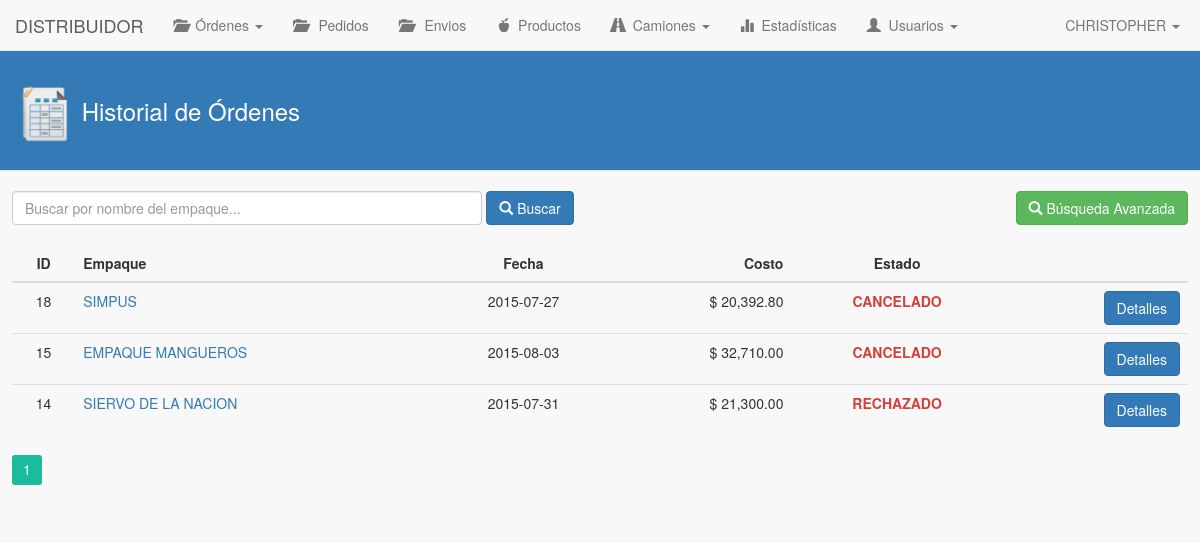
Page /distribuidor/historialOrdenes/index.php (signed in) on the committed database.
### tables this page shows
CREATE TABLE IF NOT EXISTS `usuario_distribuidor` (
  `id_usuario_distribuidor` int(11) NOT NULL AUTO_INCREMENT,
  `nombre_usuario_distribuidor` varchar(100) NOT NULL,
  `apellido_usuario_distribuidor` varchar(100) NOT NULL,
  `direccion_usuario_distribuidor` text NOT NULL,
  `telefono_usuario_distribuidor` varchar(20) NOT NULL,
  `entradas` int(11) NOT NULL DEFAULT '0',
  `pedidos` int(11) NOT NULL DEFAULT '0',
  `envios` int(11) NOT NULL DEFAULT '0',
  `id_usuario_fk` int(11) NOT NULL,
  `id_distribuidor_fk` int(11) NOT NULL,
  PRIMARY KEY (`id_usuario_distribuidor`),
  KEY `id_usuario_fk_idx` (`id_usuario_fk`),
  KEY `id_distribuidor_fk_idx` (`id_distribuidor_fk`)
);

CREATE TABLE IF NOT EXISTS `ordenes_distribuidor` (
  `id_orden` int(11) NOT NULL AUTO_INCREMENT,
  `fecha_orden` date NOT NULL,
  `fecha_entrega_orden` date NOT NULL,
  `costo_orden` decimal(10,2) NOT NULL,
  `descripcion_orden` text,
  `descripcion_cancelacion` text,
  `descripcion_rechazo` text,
  `id_usuario_distribuidor_fk` int(11) NOT NULL,
  `id_empaque_fk` int(11) NOT NULL,
  `estado_orden` int(11) NOT NULL,
  PRIMARY KEY (`id_orden`),
  KEY `id_usuario_distribuidor_fk_idx` (`id_usuario_distribuidor_fk`),
  KEY `id_empaque_fk_idx` (`id_empaque_fk`)
);

CREATE TABLE IF NOT EXISTS `empresa_empaques` (
  `id_empaque` int(11) NOT NULL AUTO_INCREMENT,
  `nombre_empaque` varchar(200) NOT NULL,
  `rfc_empaque` varchar(15) NOT NULL,
  `pais_empaque` varchar(100) NOT NULL,
  `estado_empaque` varchar(100) NOT NULL,
  `ciudad_empaque` varchar(100) NOT NULL,
  `direccion_empaque` text NOT NULL,
  `cp_empaque` varchar(10) NOT NULL,
  `email_empaque` varchar(100) NOT NULL,
  `telefono1_empaque` varchar(20) NOT NULL,
  `telefono2_empaque` varchar(20) NOT NULL,
  `id_usuario_que_registro` int(11) NOT NULL,
  `fecha_registro_emp` date NOT NULL,
  `fecha_modificacion_emp` date NOT NULL,
  `estado_e` int(1) NOT NULL DEFAULT '1',
  PRIMARY KEY (`id_empaque`)
);

### distribuidor/historialOrdenes/index.php (the view, shortened to what this page needs)
<!DOCTYPE html>
<html>
	<head>
		<link rel="stylesheet" type="text/css" href="../../lib/bootstrap-3.3.5/css/bootstrap.min.css">
		<link rel='stylesheet' type='text/css' href='../../lib/pagination/css.css'/>
		<link rel="stylesheet" type="text/css" href="../../css/estilos.css">
	</head>
	<body>
		<?php
			include('../mod/navbar.php');
		?>
		<div class="contenido-general">
			<div class="modal-header">
				<h3 class="titulo-header">
					<h3 class="titulo-contenido">
						<img class="img-header" src="../../img/historial.png"> <span id="lbl-titulo">Historial de Órdenes</span>
					</h3>
				</h3>
			</div>
			<br>
			<div class="div-buscar">
				<div class="form-inline">
					<input type="text" class="form-control" style="width: 40%;" name="inputBuscar" id="inputBuscar" placeholder="Buscar por nombre del empaque..." onkeyup="if(event.keyCode == 13) buscarOrdenes();" autofocus>
					<button class="btn btn-primary" id="btnBuscar" onclick="buscarOrdenes();"><i class="glyphicon glyphicon-search"></i> Buscar</button>
					<button class="btn btn-success" style="float: right;" id="btnBuscar" onclick="busquedaAvanzada();"><i class="glyphicon glyphicon-search"></i> Búsqueda Avanzada</button>
				</div>
			</div>
			<div class="contenido-general-2">
				<br>
				<div id="paginacion-resultados">
					<table class="table">
						<thead>
							<tr>
								<th class="centro">ID</th>
								<th>Empaque</th>
								<th class="centro">Fecha</th>
								<th class="derecha">Costo</th>
								<th class="centro">Estado</th>
								<th></th>
							</tr>
						</thead>
						<tbody>
							<?php
								$consulta = "SELECT id_distribuidor_fk, id_usuario_distribuidor FROM usuario_distribuidor WHERE id_usuario_fk = ".$_SESSION['id_usuario'];
								$resultado = mysql_query($consulta);
								$row = mysql_fetch_array($resultado);
								$id_distribuidor_fk = $row['id_usuario_distribuidor'];
								$cont = 0;
							    $consulta = "SELECT ords.id_orden, epqs.id_empaque, epqs.nombre_empaque, ords.fecha_entrega_orden, ords.costo_orden, ords.estado_orden FROM ordenes_distribuidor AS ords, empresa_empaques AS epqs WHERE ords.id_empaque_fk = epqs.id_empaque AND ords.id_usuario_distribuidor_fk = $id_distribuidor_fk ORDER BY ords.id_orden DESC";
								$resultado = mysql_query($consulta);
								while($row = mysql_fetch_array($resultado)){ ?>
									<tr>
						          		<td class="centro"><?php echo $row['id_orden']; ?></td>
						          		<td>
						          			<?php
						          				$idEmpaque = $row['id_empaque'];
						          				$consulta2 = "SELECT * FROM empresa_empaques WHERE id_empaque = $idEmpaque";
						          				$resultado2 = mysql_query($consulta2);
						          				$row2 = mysql_fetch_array($resultado2);
						          			?>
						          			<a href="#" class="popover-empaque"
						          				tabindex="0"
						          				data-toggle="popover"
						          				data-placement="right"
						          				data-trigger="focus"
						          				data-container="body"
						          				data-html="true"
						          				title="<center><strong><?php echo $row2['nombre_empaque']; ?></strong></center>"
						          				data-content="<table class='table'>
						          								<tr>
						          									<td><strong>RFC: </strong></td>
						          									<td><?php echo $row2['rfc_empaque']; ?></td>
						          								</tr>
						          								<tr>
						          									<td><strong>Ciudad: </strong></td>
						          									<td><?php echo $row2['ciudad_empaque']; ?></td>
						          								</tr>
						          								<tr>
						          									<td><strong>Dirección: </strong></td>
						          									<td><?php echo $row2['direccion_empaque']; ?></td>
						          								</tr>
						          								<tr>
						          									<td><strong>Teléfono: </strong></td>
						          									<td><?php echo $row2['telefono1_empaque']; ?></td>
						          								</tr>
						          								<tr>
						          									<td><strong>Email: </strong></td>
						          									<td><?php echo $row2['email_empaque']; ?></td>
						          								</tr>
						          							  <table>">
						          				<?php echo $row['nombre_empaque']; ?>
						          			</a>
						          		</td>
						          		<td class="centro"><?php echo $row['fecha_entrega_orden']; ?></td>
						          		<td class="derecha"><?php echo "$ ".number_format($row['costo_orden'], 2, '.', ',')	; ?></td>
					          			<?php
					          				$estado = $row['estado_orden'];
					          				switch($estado) {
					          					case '2': echo "<td class='centro rechazado'>RECHAZADO</td>"; break;
					          					case '5': echo "<td class='centro cancelado'>CANCELADO</td>"; break;
					          				}
					          			?>
						          		<td class="derecha">
							        		<button class="btn btn-primary" onClick="mostrarDetalles(<?php echo $row['id_orden']; ?>)">Detalles</button>
							        	</td>
						    	    </tr>
								<?php $cont++;
								}
							?>
						</tbody>
					</table>
					<?php if($cont > 0){ ?>
						<div class="my-navigation" style="margin: 0px auto;">
							<div class="simple-pagination-page-numbers"></div>
							<br><br><br>
						</div>
					<?php } else{ ?>
						<div class="alert alert-info" role="alert" style="text-align: center;">
							<strong>Sin resultados...</strong> No hay órdenes registradas.
						</div>
					<?php } ?>
				</div>
			</div>
		</div>
	</body>
</html>

### distribuidor/mod/navbar.php (shortened to what this page needs)
<?php
	$consulta = "SELECT nombre_usuario_distribuidor, entradas, pedidos, envios FROM usuario_distribuidor WHERE id_usuario_fk = ".$_SESSION['id_usuario'];
	$resultado = mysql_query($consulta);
	$row = mysql_fetch_array($resultado);
	$nombreUsuario = $row['nombre_usuario_distribuidor'];
	$privPedidos = $row['pedidos'];
	$privEnvios = $row['envios'];
?>
<nav class="navbar navbar-default navbar-fixed-top" role="navigation">
  	<div class="navbar-header">
    	<a href="../" class="navbar-brand">DISTRIBUIDOR</a>
  	</div>
  	<div class="collapse navbar-collapse" id="navbar-collapse-01">
  		<ul class="nav navbar-nav">
			<li class="dropdown">
				<a href="#" class="dropdown-toggle" data-toggle="dropdown" role="button" aria-expanded="false"><span class="glyphicon glyphicon-folder-open"></span> &nbsp;Órdenes <span class="caret"></span></a>
			</li>
			<?php if($privPedidos == 1) { ?>
            	<li><a href="../pedidos/"><span class="glyphicon glyphicon-folder-open"></span> &nbsp; Pedidos</a></li>
            <?php } ?>
            <?php if($privEnvios == 1) { ?>
            	<li><a href="../envios/"><span class="glyphicon glyphicon-folder-open"></span> &nbsp; Envios</a></li>
            <?php } ?>
			<li><a href="../productos/"><span class="glyphicon glyphicon-apple"></span> &nbsp;Productos</a></li>
			<li class="dropdown">
				<a href="#" class="dropdown-toggle" data-toggle="dropdown" role="button" aria-expanded="false"><span class="glyphicon glyphicon-road"></span> &nbsp;Camiones <span class="caret"></span></a>
			</li>
			<li><a href="estadisticas/"><span class="glyphicon glyphicon-stats"></span> &nbsp;Estadísticas</a></li>
			<?php
				if($_SESSION['nivel_socio'] == 1){ ?>
					<li class="dropdown">
  						<a href="#" class="dropdown-toggle" data-toggle="dropdown" role="button" aria-expanded="false"><span class="glyphicon glyphicon-user"></span> &nbsp;Usuarios <span class="caret"></span></a>
					</li>
				<?php }
			?>
    	</ul>
    	<ul class="nav navbar-nav navbar-right">
	        <li class="dropdown">
	          	<a href="#" class="dropdown-toggle" data-toggle="dropdown" role="button" aria-expanded="false"><span class="fui-user"></span> &nbsp;<?php echo $nombreUsuario; ?> <span class="caret"></span></a>
	        </li>
	    </ul>
  	</div>
</nav>

### css/estilos.css (style rules this page uses)
body { background-color: #F8F8F8; }
h3.titulo-header { color: #ffffff; }
h3.titulo-contenido { color: #ffffff; }
.modal-header { background-color: #337ab7; }
.img-header { width: 60px; }
.centro { text-align: center; }
.derecha { text-align: right; }
.navbar-right { margin-right: 5px; }
.contenido-general { background-color: #F8F8F8; margin: 0px auto; margin-top: 50px; width: 100%; }
.contenido-general-2 { margin: 0px auto; width: 98%; }
.div-buscar { margin: 0px auto; width: 98%; }
a { color: #337ab7; }
.rechazado { color: #d43f3a; font-weight: bold; }
.cancelado { color: #d43f3a; font-weight: bold; }

### rows in the picture
usuario_distribuidor: nombre_usuario_distribuidor "CHRISTOPHER"
ordenes_distribuidor: id_orden "18", id_empaque_fk.nombre_empaque "SIMPUS", fecha_entrega_orden "2015-07-27", costo_orden "20,392.80", estado_orden "CANCELADO"
ordenes_distribuidor: id_orden "15", id_empaque_fk.nombre_empaque "EMPAQUE MANGUEROS", fecha_entrega_orden "2015-08-03", costo_orden "32,710.00", estado_orden "CANCELADO"
ordenes_distribuidor: id_orden "14", id_empaque_fk.nombre_empaque "SIERVO DE LA NACION", fecha_entrega_orden "2015-07-31", costo_orden "21,300.00", estado_orden "RECHAZADO"
